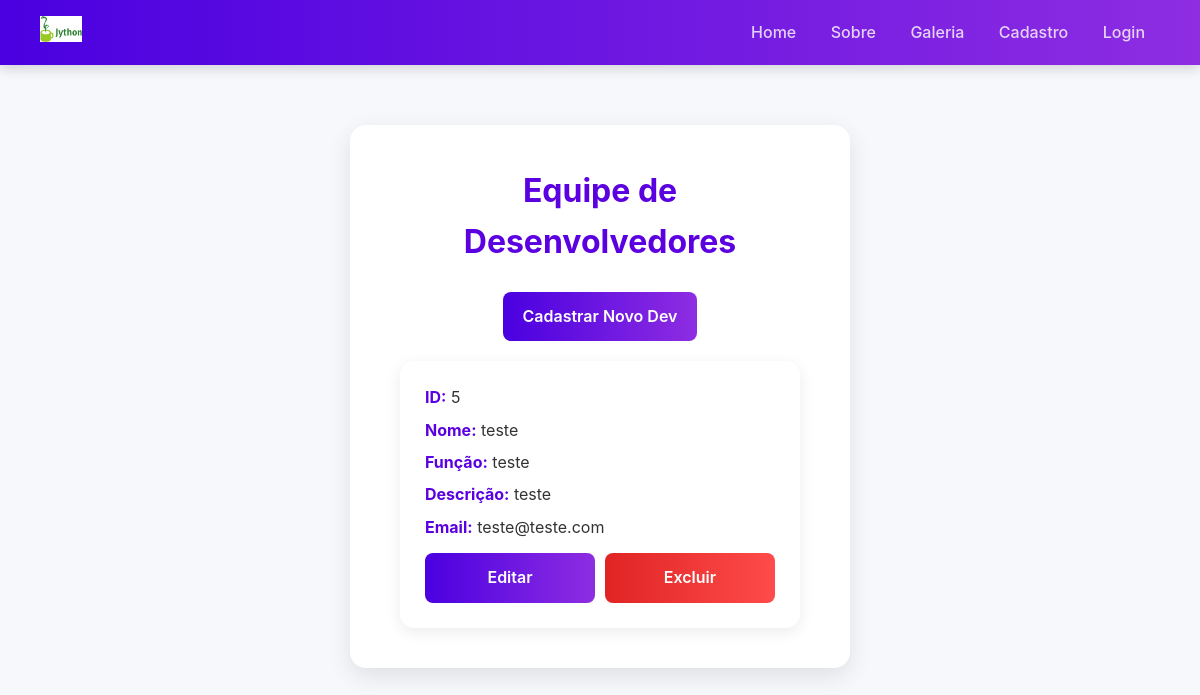
The app's page /desenvolvedores, older data.
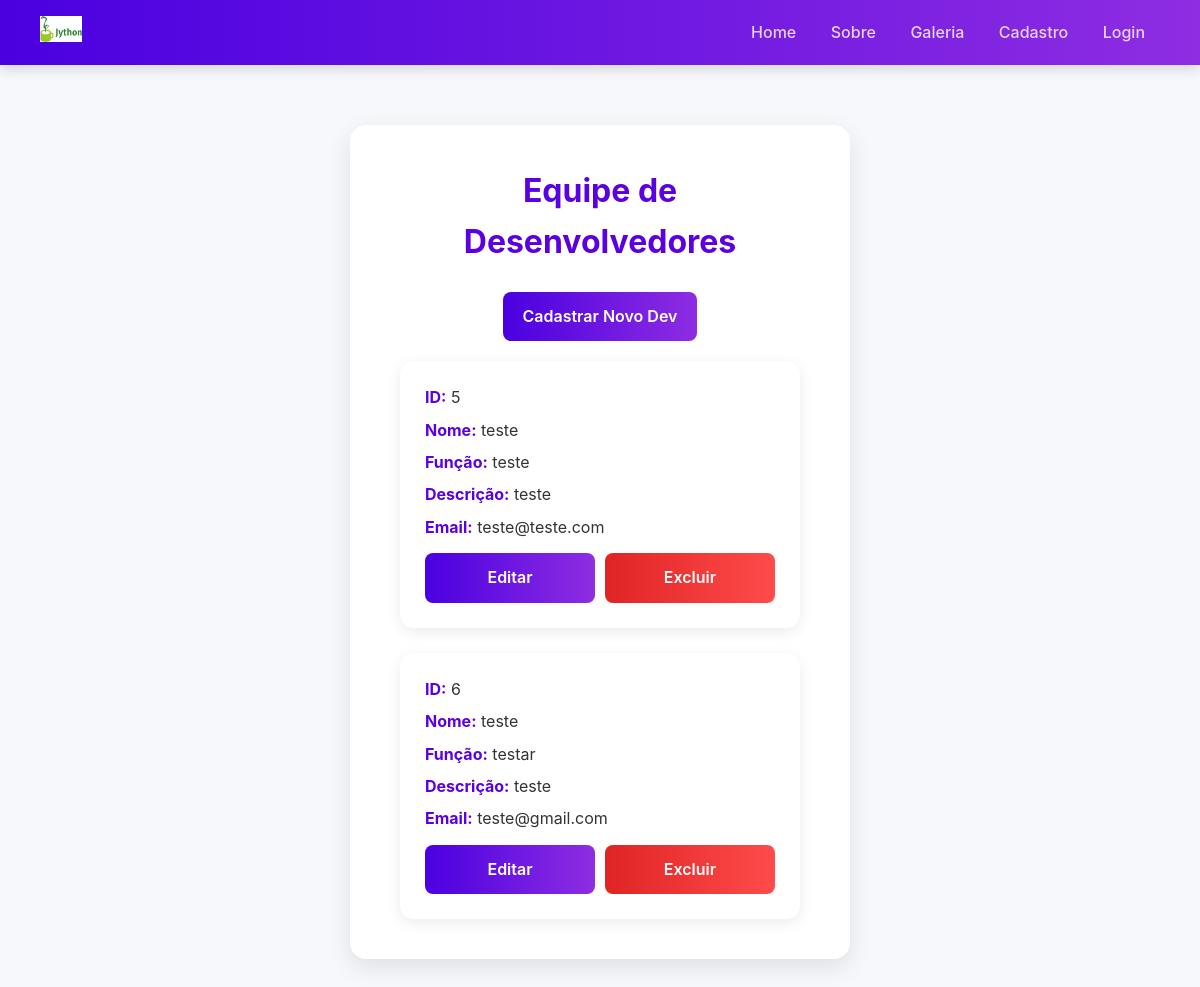
The same page, newer data.
### app/models.py (models this page shows)
class Desenvolvedor(models.Model):
    nome = models.CharField(max_length=100)
    funcao = models.CharField(max_length=50)
    descricao = models.CharField(max_length=300)
    email = models.EmailField(unique=True)

### app/views.py (the view)
# urls.py: path('desenvolvedores', views.dev, name='dev'),
def dev(request):
    devs = Desenvolvedor.objects.all().values()
    return render(request, 'desenvolvedores.html', {'desenvolvedores':devs})

### app/templates/desenvolvedores.html (shortened to what this page needs)
{% extends "template.html" %}
{% block conteudo %}
<main class="page-container">
    <div class="card">
        <h1>Equipe de Desenvolvedores</h1>
        <a href="{% url 'salvarDev' %}" class="btn btn-primary" style="margin-bottom: 20px;">Cadastrar Novo Dev</a>
        {% if desenvolvedores %}
        <div class="mensagens-grid">
            {% for devs in desenvolvedores %}
            <div class="msg-card">
                <p><strong>ID:</strong> {{ devs.id }}</p>
                <p><strong>Nome:</strong> {{ devs.nome }}</p>
                <p><strong>Função:</strong> {{ devs.funcao }}</p>
                <p><strong>Descrição:</strong> {{ devs.descricao }}</p>
                <p><strong>Email:</strong> {{ devs.email }}</p>
                <div style="display: flex; gap: 10px; margin-top: 15px;">
                    <a href="{% url 'editarDev' devs.id %}" class="btn btn-primary" style="flex: 1;">Editar</a>
                    <a href="{% url 'excluirDev' devs.id %}" class="btn btn-danger" style="flex: 1;">Excluir</a>
                </div>
            </div>
            {% endfor %}
        </div>
        {% else %}
        <p class="sem-msg">Nenhum desenvolvedor cadastrado ainda.</p>
        {% endif %}
    </div>
</main>
{% endblock %}

Row changes from the older to the newer data that the page shows:
added Desenvolvedor: id "6", nome "teste", funcao "testar", descricao "teste", email "teste@gmail.com"
